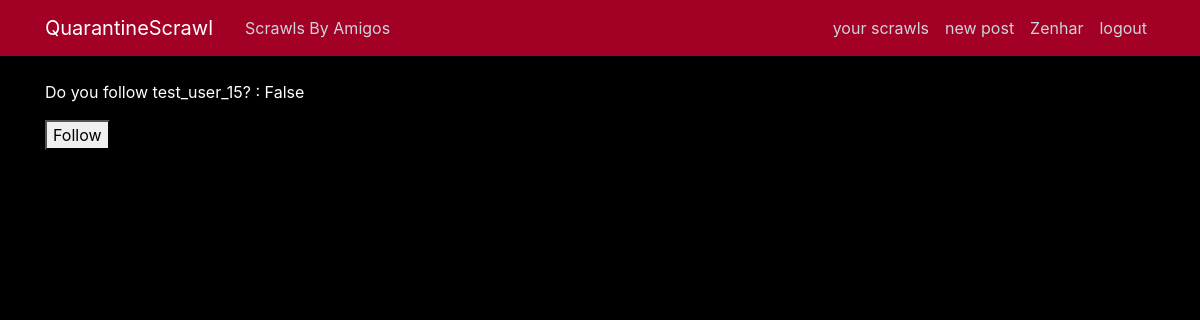
The page /user/test/9 (signed in) on the database as committed earlier.
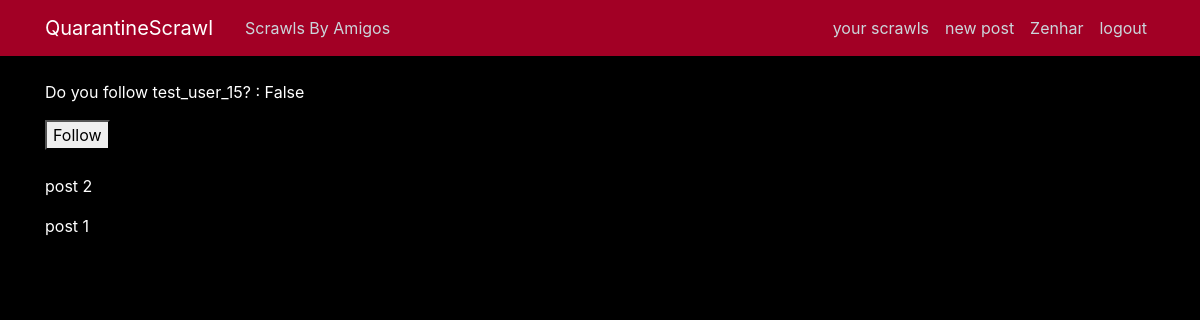
The same page on the database as committed later.
### users/models.py (models this page shows, shortened)
class Profile(models.Model):
    user = models.OneToOneField(User, on_delete=models.CASCADE)
    image = models.ImageField(default="poseidon.jpg", upload_to="profile_pics")
    follow = models.ManyToManyField(User, related_name="followers", blank=True)
    follower = models.ManyToManyField(User, related_name="follows", blank=True)

### blog/models.py (models this page shows, shortened)
class Post(models.Model):
    title = models.CharField(max_length=100)
    content = models.TextField()
    date = models.DateTimeField(default=timezone.now)
    author = models.ForeignKey(User, on_delete=models.CASCADE)
    liked = models.ManyToManyField(
        User, related_name="unliked", default=None, blank=True
    )
    commented = models.ManyToManyField(
        User, related_name="uncommented", default=None, blank=True
    )

### blog/views.py (the view)
# urls.py: path("user/test/<int:pk>", TestDetailed.as_view(), name="test-details"),
class TestDetailed(DeleteView):
    model = Profile
    template_name = "blog/test2.html"
    def get_object(self, **kwargs):  # getting the pk from the url
        pk = self.kwargs.get("pk")
        viewProfile = Profile.objects.get(pk=pk)
        return viewProfile
    def get_context_data(self, **kwargs):
        context = super().get_context_data(**kwargs)
        viewProfile = self.get_object()
        loggedInProfile = Profile.objects.get(user=self.request.user)
        if viewProfile.user in loggedInProfile.follow.all():
            following = True
        else:
            following = False
        context["following"] = following
        context["posts"] = Post.objects.filter(author=viewProfile.user).order_by(
            "-date"
        )
        context["name"] = Profile.objects.filter(user=viewProfile.user)
        return context

### blog/templates/blog/test2.html (shortened to what this page needs)
{% extends "blog/base.html" %}
{% load static %}
{% block content %}
{% for n in name %}
<p style="color:white;">Do you follow {{n.user}}? : {{following}}</p>
{% if following %}
<form action="{% url 'follow-unfollow-view' %}" method="POST">
    {% csrf_token %}
    <input type="hidden" name="profile_pk" value="{{n.pk}}">
    <button type="submit">Unfollow</button>
</form>
{% else %}
<form action="{% url 'follow-unfollow-view' %}" method="POST">
    <button type="submit" >Follow</button>
</form>
{% endif %}
{% endfor %}
 <br>
{% for post in posts %}
<p style="color:white;">{{post.title}}</p>
{% endfor %}
{% endblock content %}

Rows that differ between the two databases and show on the page:
added Post: title "post 2"
added Post: title "post 1"
